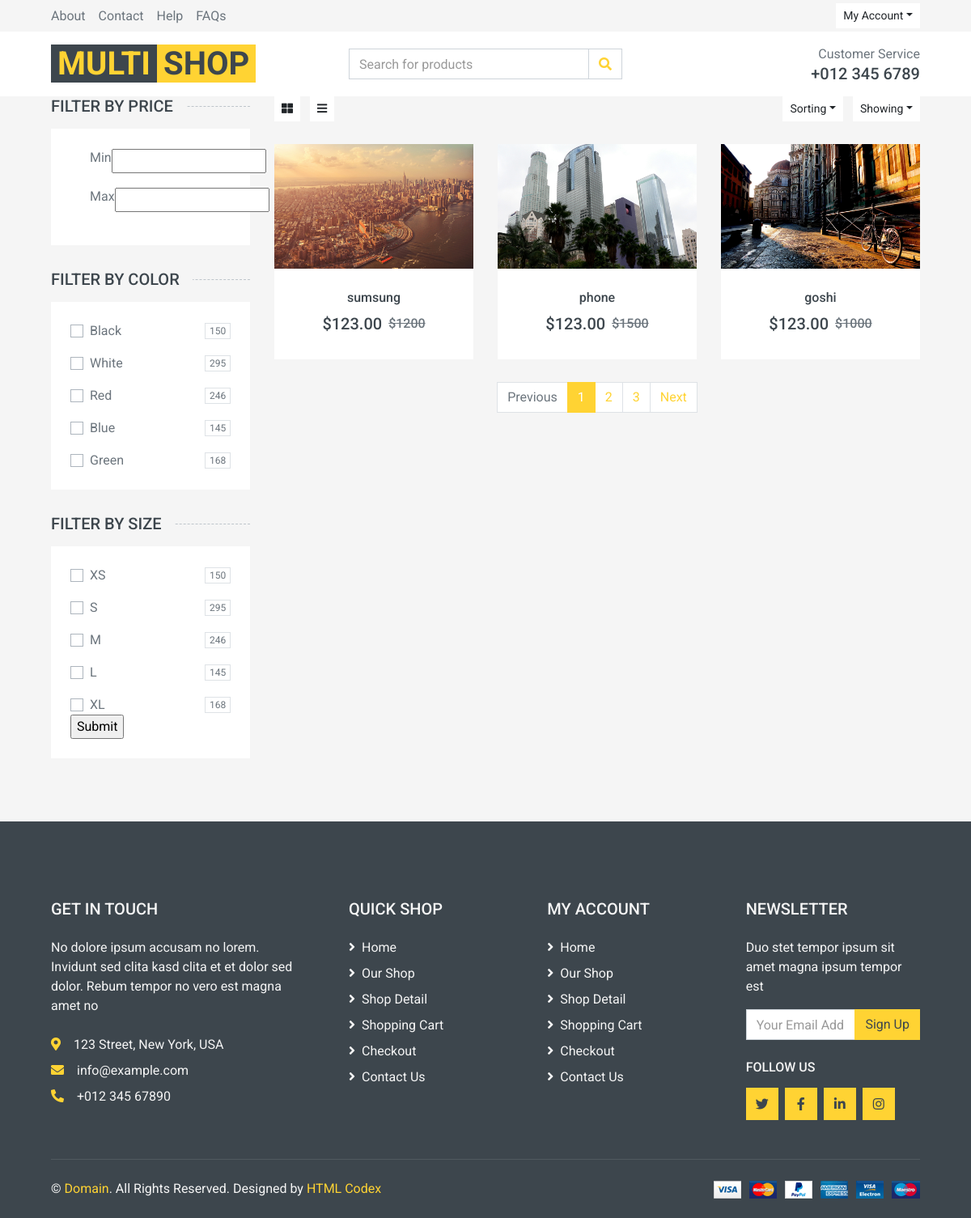
Screenshot of /product/list with the database file from the repository.
### product/models.py (models this page shows, shortened)
class Product(models.Model):
    category=models.ManyToManyField(Category,blank=True,null=True)
    title=models.CharField(max_length=55)
    description=models.TextField()
    price=models.IntegerField()
    discount=models.SmallIntegerField()
    image=models.ImageField(upload_to="product")
    size=models.ManyToManyField(Size,related_name="products",blank=True)
    color=models.ManyToManyField(Color,related_name="products")

### product/views.py (the view)
# urls.py: path("list",views.ProductListView.as_view(),name="list")
class ProductListView(ListView):
    template_name = 'product/product_list.html'
    queryset = Product.objects.all()
    def get_context_data(self, **kwargs):
        request=self.request
        color=request.GET.getlist('color')
        size=request.GET.getlist('size')
        min_price=request.GET.get('min_price')
        max_price=request.GET.get('max_price')
        queryset=Product.objects.all()
        if color:
            queryset=queryset.filter(color__title__in=color).distinct()
        if size:
            queryset=queryset.filter(size__title__in=size).distinct()
        if max_price and min_price:
            queryset=queryset.filter(price__lte=max_price,price__gte=min_price)
        context = super(ProductListView,self).get_context_data()#مقدار داخل پرایتز سوپر اختیاریه
        context['object_list'] = queryset
        return context

### product/templates/product/product_list.html (shortened to what this page needs)
{% extends 'base.html' %}
{% load static %}
{% block main %}
    <div class="container-fluid">
        <div class="row px-xl-5">
            <div class="col-lg-3 col-md-4">
                <h5 class="section-title position-relative text-uppercase mb-3"><span class="bg-secondary pr-3">Filter by price</span></h5>
                <div class="bg-light p-4 mb-30">
                    <form>
                        <div class="custom-control custom-checkbox d-flex align-items-center justify-content-between mb-3">
                            <label  for="price-all" >Min</label>
                            <input type="number" id="price-all" name="min_price">
                        </div><div class="custom-control custom-checkbox d-flex align-items-center justify-content-between mb-3">
                            <label  for="price-all"  >Max</label>
                            <input type="number" id="price-all" name="max_price">
                        </div>
                </div>
                <h5 class="section-title position-relative text-uppercase mb-3"><span class="bg-secondary pr-3">Filter by color</span></h5>
                <div class="bg-light p-4 mb-30">
                    <form>
                        <div class="custom-control custom-checkbox d-flex align-items-center justify-content-between mb-3">
                            <label class="custom-control-label" for="color-1">Black</label>
                            <span class="badge border font-weight-normal">150</span>
                        </div>
                        <div class="custom-control custom-checkbox d-flex align-items-center justify-content-between mb-3">
                            <label class="custom-control-label" for="color-2">White</label>
                            <span class="badge border font-weight-normal">295</span>
                        </div>
                        <div class="custom-control custom-checkbox d-flex align-items-center justify-content-between mb-3">
                            <label class="custom-control-label" for="color-3">Red</label>
                            <span class="badge border font-weight-normal">246</span>
                        </div>
                        <div class="custom-control custom-checkbox d-flex align-items-center justify-content-between mb-3">
                            <label class="custom-control-label" for="color-4">Blue</label>
                            <span class="badge border font-weight-normal">145</span>
                        </div>
                        <div class="custom-control custom-checkbox d-flex align-items-center justify-content-between">
                            <label class="custom-control-label" for="color-5">Green</label>
                            <span class="badge border font-weight-normal">168</span>
                        </div>
                </div>
                <h5 class="section-title position-relative text-uppercase mb-3"><span class="bg-secondary pr-3">Filter by size</span></h5>
                <div class="bg-light p-4 mb-30">
                    <form>
                        <div class="custom-control custom-checkbox d-flex align-items-center justify-content-between mb-3">
                            <label class="custom-control-label" for="size-1">XS</label>
                            <span class="badge border font-weight-normal">150</span>
                        </div>
                        <div class="custom-control custom-checkbox d-flex align-items-center justify-content-between mb-3">
                            <label class="custom-control-label" for="size-2">S</label>
                            <span class="badge border font-weight-normal">295</span>
                        </div>
                        <div class="custom-control custom-checkbox d-flex align-items-center justify-content-between mb-3">
                            <label class="custom-control-label" for="size-3">M</label>
                            <span class="badge border font-weight-normal">246</span>
                        </div>
                        <div class="custom-control custom-checkbox d-flex align-items-center justify-content-between mb-3">
                            <label class="custom-control-label" for="size-4">L</label>
                            <span class="badge border font-weight-normal">145</span>
                        </div>
                        <div class="custom-control custom-checkbox d-flex align-items-center justify-content-between">
                            <label class="custom-control-label" for="size-5">XL</label>
                            <span class="badge border font-weight-normal">168</span>
                        </div>
                        <input type="submit">
                    </form>
                </div>
            </div>
            <div class="col-lg-9 col-md-8">
                <div class="row pb-3">
                    <div class="col-12 pb-1">
                        <div class="d-flex align-items-center justify-content-between mb-4">
                            <div>
                                <button class="btn btn-sm btn-light"><i class="fa fa-th-large"></i></button>
                                <button class="btn btn-sm btn-light ml-2"><i class="fa fa-bars"></i></button>
                            </div>
                            <div class="ml-2">
                                <div class="btn-group">
                                    <button type="button" class="btn btn-sm btn-light dropdown-toggle" data-toggle="dropdown">Sorting</button>
                                </div>
                                <div class="btn-group ml-2">
                                    <button type="button" class="btn btn-sm btn-light dropdown-toggle" data-toggle="dropdown">Showing</button>
                                </div>
                            </div>
                        </div>
                    </div>
                    {% for item in object_list %}
                    <div class="col-lg-4 col-md-6 col-sm-6 pb-1">
                        <div class="product-item bg-light mb-4">
                            <div class="product-img position-relative overflow-hidden">
                                <img class="img-fluid w-100" src="{{ item.image.url }}" alt="">
                                <div class="product-action">
                                </div>
                            </div>
                            <div class="text-center py-4">
                                <a class="h6 text-decoration-none text-truncate" href="">{{ item.title }}</a>
                                <div class="d-flex align-items-center justify-content-center mt-2">
                                    <h5>$123.00</h5><h6 class="text-muted ml-2"><del>${{ item.price }}</del></h6>
                                </div>
                            </div>
                        </div>
                    </div>
                    {% endfor %}
                    <div class="col-12">
                        <nav>
                          <ul class="pagination justify-content-center">
                            <li class="page-item disabled"><a class="page-link" href="#">Previous</a></li>
                            <li class="page-item active"><a class="page-link" href="#">1</a></li>
                            <li class="page-item"><a class="page-link" href="#">2</a></li>
                            <li class="page-item"><a class="page-link" href="#">3</a></li>
                            <li class="page-item"><a class="page-link" href="#">Next</a></li>
                          </ul>
                        </nav>
                    </div>
                </div>
            </div>
        </div>
    </div>
{% endblock %}

### rows the page displays
Product: image (picture), title "sumsung", price "1200"
Product: image (picture), title "phone", price "1500"
Product: image (picture), title "goshi", price "1000"
